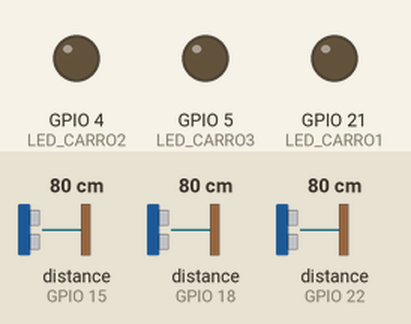
This sketch was run on a simulated ESP32. Parts: output pins drawn as LEDs (lit = HIGH). The inputs (shaded band) are chosen by the test bench; at power-on: distance to the obstacle (sensors on GPIO 15, GPIO 18, GPIO 22) 80 cm. The echo pulse lasts 58.3 µs per cm; WiFi joins after 1.5 s; servers stay silent unless stated; uploads are accepted with an empty reply; what the sketch prints to the serial monitor is not drawn.

Above: at 2.7 s.
2.8 s: distance to the obstacle (sensor on GPIO 15) set to 6 cm
6.7 s: distance to the obstacle (sensor on GPIO 15) set to 3 cm
At 9.6 s:
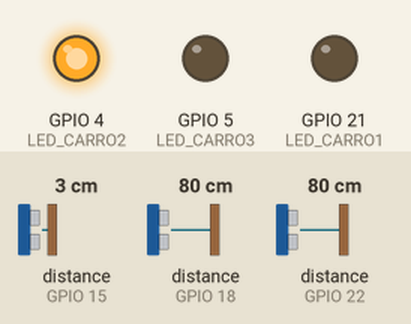
10.5 s: distance to the obstacle (sensor on GPIO 18) set to 6 cm
14.3 s: distance to the obstacle (sensor on GPIO 18) set to 3 cm
At 17.0 s:
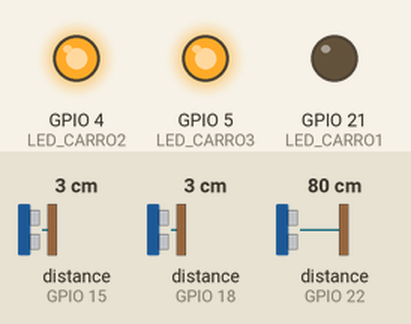
18.1 s: distance to the obstacle (sensor on GPIO 22) set to 6 cm
21.9 s: distance to the obstacle (sensor on GPIO 22) set to 3 cm
At 24.1 s:
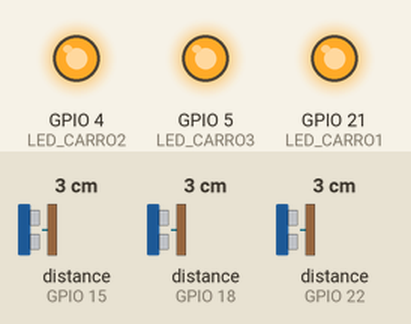
Timing chart, 0 to 25.6 s (numbered marks = the images above; inputs shaded):
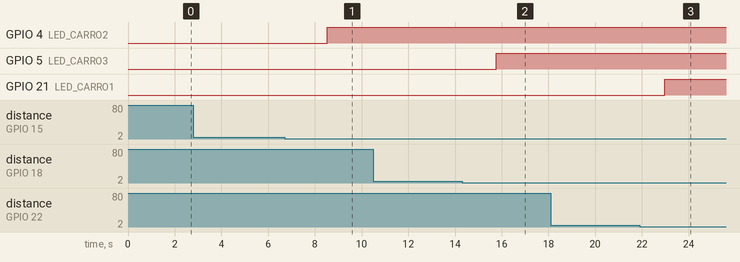

Measured:
- the behaviour switches between 5 and 4 cm on distance to the obstacle (sensor on GPIO 15) (found by bisection; images 0 and 1)
- the behaviour switches between 5 and 4 cm on distance to the obstacle (sensor on GPIO 18) (found by bisection; images 1 and 2)
- the behaviour switches between 5 and 4 cm on distance to the obstacle (sensor on GPIO 22) (found by bisection; images 2 and 3)
- after the input at 2.8 s, every drawn part: stays the same
- after the input at 6.7 s, GPIO 4 (LED_CARRO2): LOW → HIGH after 1.8 s
- after the input at 10.5 s, every drawn part: stays the same
- after the input at 14.3 s, GPIO 5 (LED_CARRO3): LOW → HIGH after 1.5 s
- after the input at 18.1 s, every drawn part: stays the same
- after the input at 21.9 s, GPIO 21 (LED_CARRO1): LOW → HIGH after 1.1 s

The sketch:

Requests.ino
```cpp
#include <Ultrasonic.h>
#include <WiFi.h>
#include <HTTPClient.h>
#include <string.h>

#define INTERVALO 1000

#define LED_CARRO1 21
#define TRIGGER_CARRO1 23
#define ECHO_CARRO1 22

#define LED_CARRO2 4
#define TRIGGER_CARRO2 2
#define ECHO_CARRO2 15

#define LED_CARRO3 5
#define TRIGGER_CARRO3 19
#define ECHO_CARRO3 18

Ultrasonic ultrasonicCarro1(TRIGGER_CARRO1, ECHO_CARRO1);
Ultrasonic ultrasonicCarro2(TRIGGER_CARRO2, ECHO_CARRO2);
Ultrasonic ultrasonicCarro3(TRIGGER_CARRO3, ECHO_CARRO3);

unsigned int distanciaCarro1 = 0;
unsigned int distanciaCarro2 = 0;
unsigned int distanciaCarro3 = 0;

unsigned int mudancaCarro1 = 0;
unsigned int mudancaCarro2 = 0;
unsigned int mudancaCarro3 = 0;

char idVaga1[] = "1a82c1fc-b2c7-45d9-8dd4-707f176476c9"; // carrinho Amarelo - Led Amarelo
char idVaga2[] = "7fc6db75-58f1-4299-ae95-c28c85bbed3d"; // carrinho Verde - Led Verde
char idVaga3[] = "a756f3f9-ec9a-44d6-81df-816971280e9e"; // carrinho Azul - Led Azul

const char* ssid = "Igor_jaqueline";
const char* password = "#vitoria1q2w";

char serverNameOcupar[] = "http://10.0.0.158:5000/informar_ocupacao_vaga/";
char serverNameDesocupar[] = "http://10.0.0.158:5000/informar_desocupacao_vaga/";

void configuration() {
  pinMode(LED_CARRO1, OUTPUT);
  pinMode(LED_CARRO2, OUTPUT);
  pinMode(LED_CARRO3, OUTPUT);
}

void connectWifi() {
  WiFi.begin(ssid, password);
  Serial.println("Connecting");
  while (WiFi.status() != WL_CONNECTED) {
    delay(500);
    Serial.print(".");
  }
  Serial.println("");
  Serial.print("Connected to WiFi network with IP Address: ");
  Serial.println(WiFi.localIP());

}

void setup() {
  Serial.begin(115200);
  configuration();
  connectWifi();
}

int getDistance(Ultrasonic ultrasonic) {
  int distanciaCM;
  long microsec = ultrasonic.timing();
  distanciaCM = ultrasonic.convert(microsec, Ultrasonic::CM);
  return distanciaCM;
}

void postApi(char server[], char idVaga[]) {
  char buffer[250];
  strcat(strcpy(buffer, server), idVaga);

  if (WiFi.status() == WL_CONNECTED) {
    WiFiClient client;
    HTTPClient http;
    http.begin(client, buffer);

    http.addHeader("Content-Type", "application/json");
    int httpResponseCode = http.POST("");

    Serial.print("HTTP Response code: ");
    Serial.println(httpResponseCode);

    http.end();
  }
  else {
    Serial.println("WiFi Disconnected");
  }
}

void loop() {
  distanciaCarro1 = getDistance(ultrasonicCarro1);

  Serial.print("Carro 1: ");
  Serial.print(distanciaCarro1);
  Serial.print("\n");

  if (distanciaCarro1 <= 3) {
    if (mudancaCarro1 == 0) {
      digitalWrite(LED_CARRO1, HIGH);
      postApi(serverNameOcupar, idVaga1);
    }
    mudancaCarro1 = 1;
  }
  else {
    if (mudancaCarro1 == 1) {
      digitalWrite(LED_CARRO1, LOW);
      postApi(serverNameDesocupar, idVaga1);
    }
    mudancaCarro1 = 0;

  }

  delay(INTERVALO);
  distanciaCarro2 = getDistance(ultrasonicCarro2);

  Serial.print("Carro 2: ");
  Serial.print(distanciaCarro2);
  Serial.print("\n");

  if (distanciaCarro2 <= 3) {
    if (mudancaCarro2 == 0) {
      digitalWrite(LED_CARRO2, HIGH);
      postApi(serverNameOcupar, idVaga2);
    }
    mudancaCarro2 = 1;
  }
  else {
    if (mudancaCarro2 == 1) {
      digitalWrite(LED_CARRO2, LOW);
      postApi(serverNameDesocupar, idVaga2);
    }
    mudancaCarro2 = 0;
  }

  delay(INTERVALO);
  distanciaCarro3 = getDistance(ultrasonicCarro3);

  Serial.print("Carro 3: ");
  Serial.print(distanciaCarro3);
  Serial.print("\n");
  if (distanciaCarro3 <= 3) {
    if (mudancaCarro3 == 0) {
      digitalWrite(LED_CARRO3, HIGH);
      postApi(serverNameOcupar, idVaga3);
    }
    mudancaCarro3 = 1;
  }
  else {
    if (mudancaCarro3 == 1) {
      digitalWrite(LED_CARRO3, LOW);
      postApi(serverNameDesocupar, idVaga3);
    }
    mudancaCarro3 = 0;
  }
  delay(INTERVALO);
}
```
